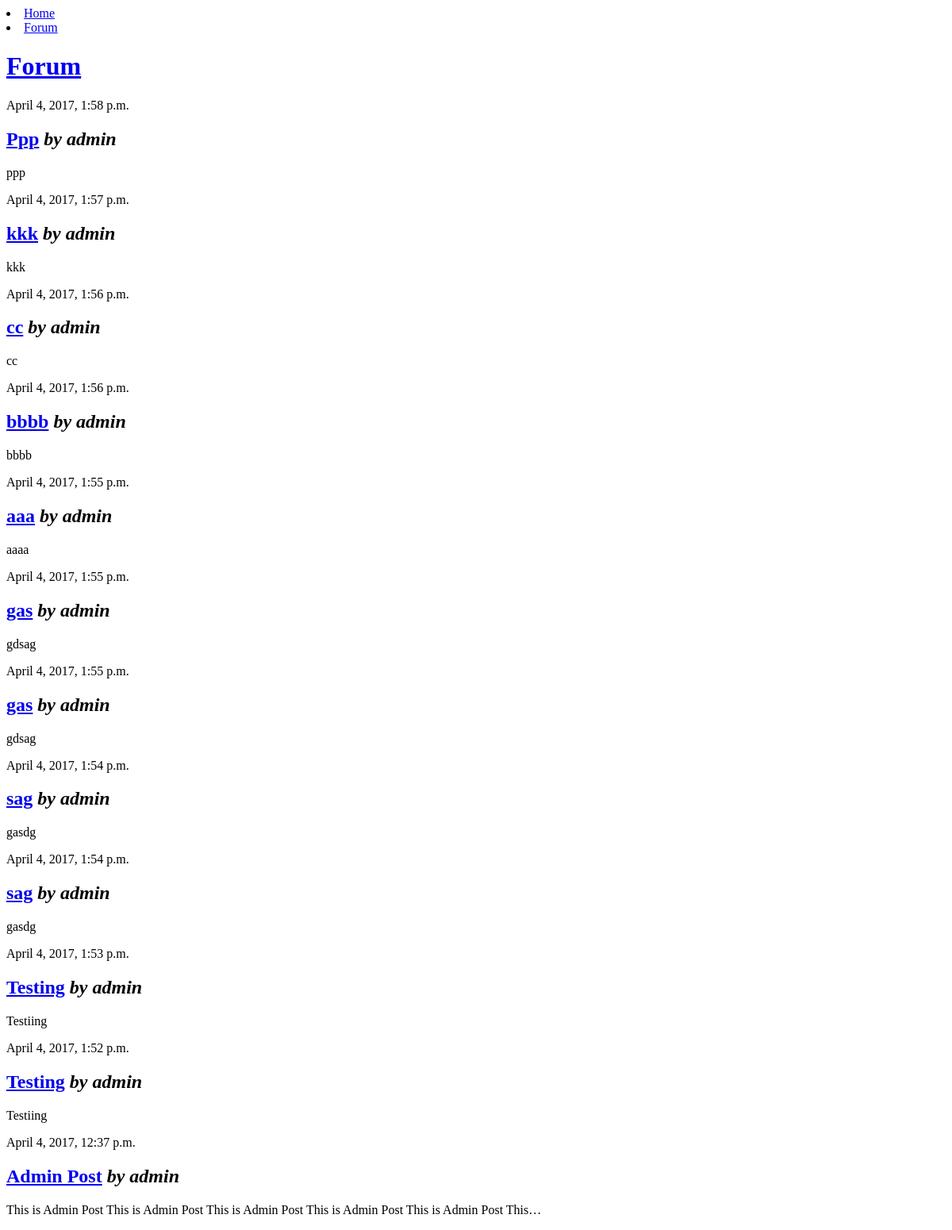
Before: /forum/ with the older database file.
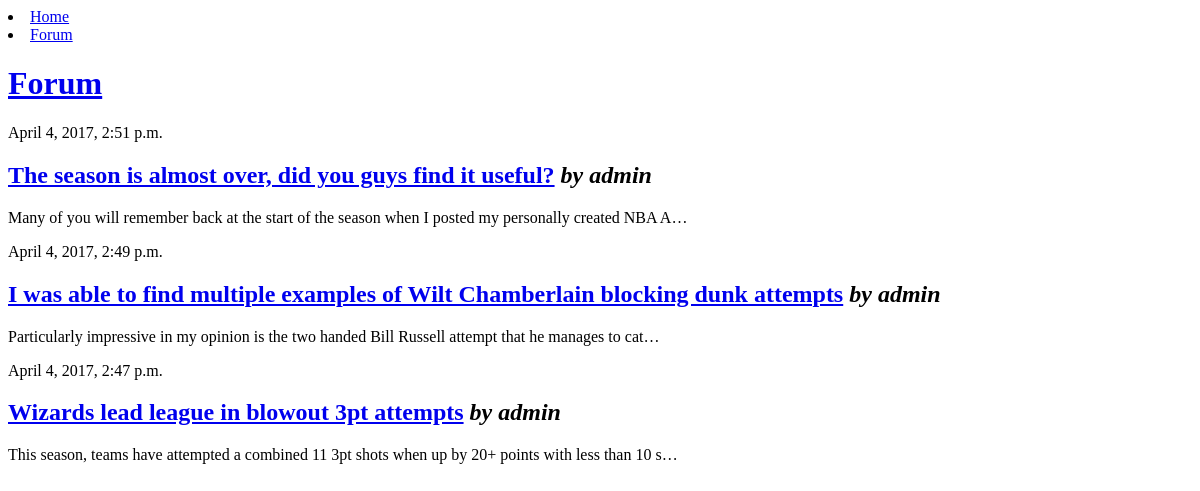
After: the same page with the newer database file.
### newsfeed/models.py (models this page shows, shortened)
class ForumPost(models.Model):
    author = models.ForeignKey('auth.User')
    title = models.CharField(max_length=200)
    post = models.TextField()
    timeStamp = models.DateTimeField(default=timezone.now)

### newsfeed/views.py (the view)
# urls.py: url(r'^forum/$', views.forum_list, name='forum_list'),
def forum_list(request):
    forumPosts = ForumPost.objects.order_by('-timeStamp')
    return render(request, 'forum/forum_list.html', {'forumPosts': forumPosts})

### newsfeed/templates/forum/forum_list.html
{% extends 'forum/base.html' %}
{% block content %}
    {% for forumPost in forumPosts %}
        <p>{{ forumPost.timeStamp }}
        <h2><a href="{% url 'forumpost_detail' pk=forumPost.pk %}">{{ forumPost.title }}</a><i> by {{ forumPost.author }}</i></h2>
        <p>{{ forumPost.post|truncatechars:100|linebreaksbr }}</p>
    {% endfor %}
{% endblock %}

### newsfeed/templates/forum/base.html (shortened to what this page needs)
{% include "header.html" %}
<div>
    <h1><a href="{% url 'forum_list' %}">Forum</a></h1>
</div>
{% block content %}
{% endblock %}

### newsfeed/templates/header.html (shortened to what this page needs)
<!DOCTYPE html>
<head>
</head>
<navigation>
  <div>
    <li><a href="{% url 'post_list' %}">Home</a></li>
    <li><a href="{% url 'forum_list' %}">Forum</a></li>
  </div>
</navigation>

Changed rows visible on the page:
removed ForumPost: timeStamp "April 4, 2017, 1:58 p.m.", title "Ppp", author "admin", post "ppp"
removed ForumPost: timeStamp "April 4, 2017, 1:57 p.m.", title "kkk", author "admin", post "kkk"
removed ForumPost: timeStamp "April 4, 2017, 1:56 p.m.", title "cc", author "admin", post "cc"
removed ForumPost: timeStamp "April 4, 2017, 1:56 p.m.", title "bbbb", author "admin", post "bbbb"
removed ForumPost: timeStamp "April 4, 2017, 1:55 p.m.", title "aaa", author "admin", post "aaaa"
removed ForumPost: timeStamp "April 4, 2017, 1:55 p.m.", title "gas", author "admin", post "gdsag"
removed ForumPost: timeStamp "April 4, 2017, 1:55 p.m.", title "gas", author "admin", post "gdsag"
removed ForumPost: timeStamp "April 4, 2017, 1:54 p.m.", title "sag", author "admin", post "gasdg"
removed ForumPost: timeStamp "April 4, 2017, 1:54 p.m.", title "sag", author "admin", post "gasdg"
removed ForumPost: timeStamp "April 4, 2017, 1:53 p.m.", title "Testing", author "admin", post "Testiing"
removed ForumPost: timeStamp "April 4, 2017, 1:52 p.m.", title "Testing", author "admin", post "Testiing"
removed ForumPost: timeStamp "April 4, 2017, 12:37 p.m.", title "Admin Post", author "admin", post "This is Admin Post This is Admin Post This is Admin Post This is Admin Post This is Admin Post This…"
added ForumPost: timeStamp "April 4, 2017, 2:51 p.m.", title "The season is almost over, did you guys find it useful?", author "admin", post "Many of you will remember back at the start of the season when I posted my personally created NBA A…"
added ForumPost: timeStamp "April 4, 2017, 2:49 p.m.", title "I was able to find multiple examples of Wilt Chamberlain blocking dunk attempts", author "admin", post "Particularly impressive in my opinion is the two handed Bill Russell attempt that he manages to cat…"
added ForumPost: timeStamp "April 4, 2017, 2:47 p.m.", title "Wizards lead league in blowout 3pt attempts", author "admin", post "This season, teams have attempted a combined 11 3pt shots when up by 20+ points with less than 10 s…"
